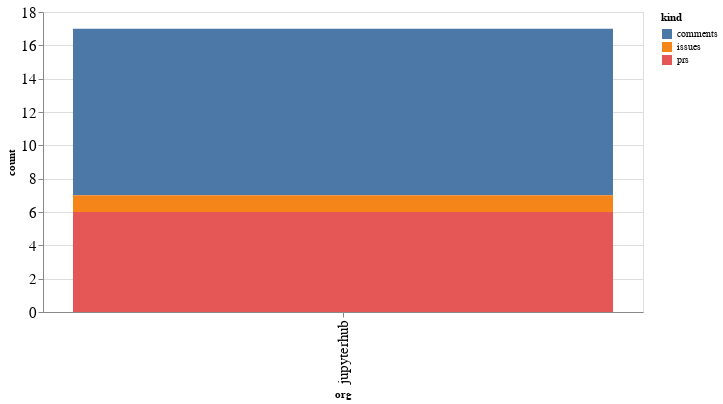

Notebook code for this chart:
### Code cell
alt.Chart(org_summaries, width=600).mark_bar().encode(
    x='org',
    y='count',
    color='kind',
    tooltip="org"
)

### Figure 1 — Vega-Lite specification as saved in the notebook (floating-point values rounded to 4 significant figures)
{"config": {"axisLeft": {"labelFontSize": 15}, "axisBottom": {"labelFontSize": 15}}, "data": {"name": "data-7b6e6aa7e7edfb51baf6a39b3c856ce4"}, "mark": "bar", "encoding": {"color": {"type": "nominal", "field": "kind"}, "tooltip": {"type": "nominal", "field": "org"}, "x": {"type": "nominal", "field": "org"}, "y": {"type": "quantitative", "field": "count"}}, "width": 600, "$schema": "https://vega.github.io/schema/vega-lite/v4.8.1.json", "datasets": {"data-7b6e6aa7e7edfb51baf6a39b3c856ce4": [{"org": "jupyterhub", "kind": "comments", "count": 10}, {"org": "jupyterhub", "kind": "issues", "count": 1}, {"org": "jupyterhub", "kind": "prs", "count": 6}]}}
